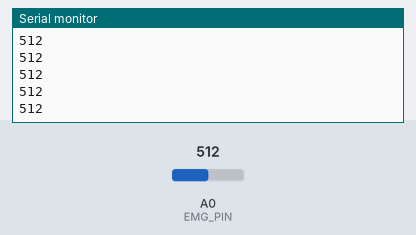
Bench run of a sketch on a simulated Arduino Uno, built with avr-gcc and run on an emulated ATmega328P. Shown: the last lines printed to the serial monitor. Inputs (shaded band) come from the test bench; at power-on: A0 (EMG_PIN) = 512.

Above: at 1.2 s.
1.3 s: A0 (EMG_PIN) set to 716
At 2.2 s:
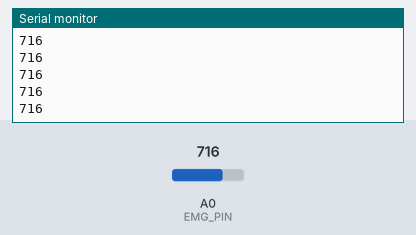
2.8 s: A0 (EMG_PIN) set to 900
At 3.6 s:
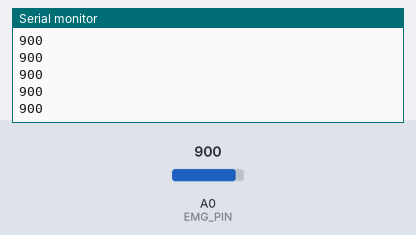
Timing chart, 0 to 5.8 s (numbered marks = the images above; inputs shaded):
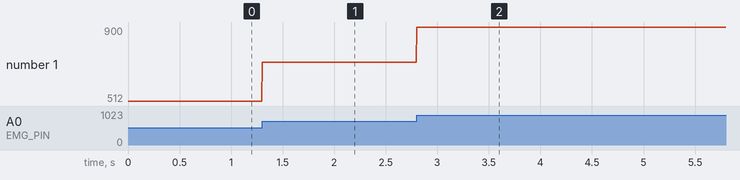

Measured:
- after the input at 1.3 s, the serial monitor: prints a new line at once (image 1)
- after the input at 2.8 s, the serial monitor: prints a new line at once (image 2)
- plotted number 1: 512 → 716 after the input at 1.3 s, 716 → 900 after the input at 2.8 s

The sketch:

arduino_setting.ino
```cpp
#include <SoftwareSerial.h>

SoftwareSerial BT(10, 11);

const int EMG_PIN = A0;
const unsigned long SAMPLE_INTERVAL_US = 1000;  // 100 Hz

unsigned long nextSampleTime = 0;

void setup() {
  Serial.begin(115200);
  BT.begin(9600);

  nextSampleTime = micros();

  Serial.println("EMG acquisition started");
}

void loop() {
  unsigned long now = micros();

  if ((long)(now - nextSampleTime) >= 0) {
    nextSampleTime += SAMPLE_INTERVAL_US;

    int emgValue = analogRead(EMG_PIN);

    Serial.println(emgValue);

    //BT.print();
    BT.println(emgValue*2-320);
  }
}
```
